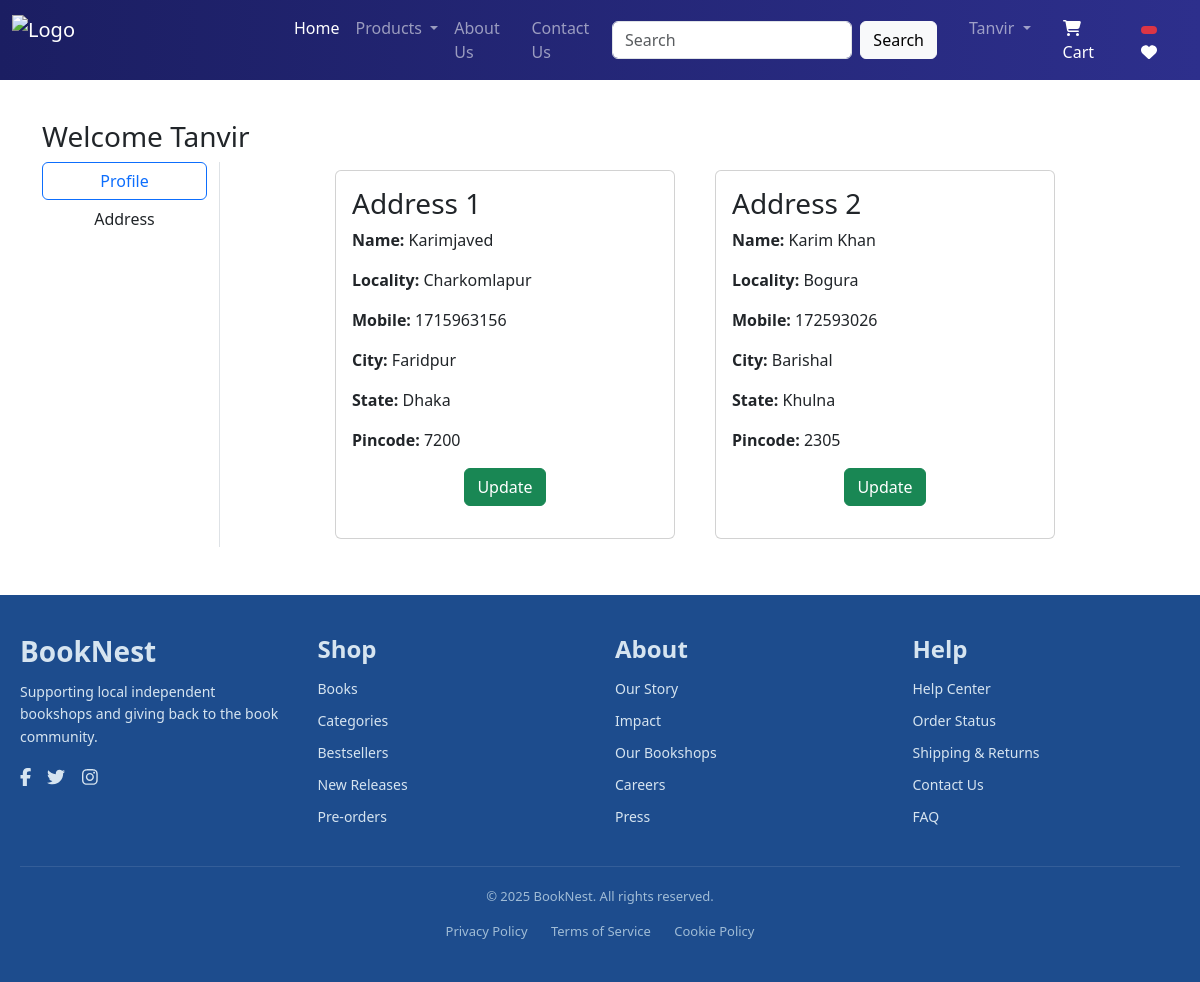
The app's page /address/ (signed in) with its own data.
### app/models.py (models this page shows, shortened)
class Customer(models.Model):
    user = models.ForeignKey(User, on_delete=models.CASCADE)
    name = models.CharField(max_length=200)
    locality = models.CharField(max_length=200)
    city = models.CharField(max_length=200)
    mobile = models.IntegerField(default=0)
    zipcode = models.IntegerField()
    state = models.CharField(choices=STATE_CHOICES, max_length=100)

### app/views.py (the view)
# urls.py: path('address/', views.address, name='address'),
def address(request):
    add = Customer.objects.filter(user=request.user)
    return render(request, 'app/address.html', locals())

### app/templates/app/address.html (shortened to what this page needs)
{% extends "app/base.html" %}
{% load static %}
{% block main-content %}
<div  class="container my-5">
    <div class="row">
        <h3>Welcome <span class="text-capitalize">{{ request.user }}</span></h3>
        <div class="col-sm-2 border-end">
            <ul class="list-unstyled">
                <li class="d-grid"><a href="{% url 'profile' %}" class="btn btn-outline-primary">Profile</a></li>
                <li class="d-grid"><a href="{% url 'address' %}" class="btn">Address</a></li>
            </ul>
        </div>
        <div class="col-sm-8 offset-sm-1">
            <div class="row">
                {% for ad in add %}
                <div class="col-sm-6">
                    <div class="card m-2">
                        <div class="card-body">
                            <h3>Address {{ forloop.counter }}</h3>
                            <p><strong>Name:</strong> {{ ad.name }}</p>
                            <p><strong>Locality:</strong> {{ ad.locality }}</p>
                            <p><strong>Mobile:</strong> {{ ad.mobile }}</p>
                            <p><strong>City:</strong> {{ ad.city }}</p>
                            <p><strong>State:</strong> {{ ad.state }}</p>
                            <p><strong>Pincode:</strong> {{ ad.zipcode }}</p>
                            <p class='text-center'>
                                <a href="{% url 'updateAddress' pk=ad.id%}" type="button" class="btn btn-success">Update</a></p>
                            </div>
                        </div>
                    </div>
                {% endfor %}
            </div>
        </div>
    </div>
</div>
{% endblock main-content %}

### app/templates/app/base.html (shortened to what this page needs)
<!DOCTYPE html>
{% load static %}
<html lang="en">
<head>
    <link href="https://cdn.jsdelivr.net/npm/bootstrap@5.3.5/dist/css/bootstrap.min.css" rel="stylesheet">
    <link rel="stylesheet" href="{% static 'app/css/owl.carousel.min.css' %}">
    <link rel="stylesheet" href="{% static 'app/css/all.min.css' %}">
    <link rel="stylesheet" href="{% static 'app/css/style.css' %}">
</head>
<body>
  <nav class="navbar navbar-expand-lg navbar-dark navbar-gradient fixed-top">
        <div class="container-fluid">
          <a class="navbar-brand d-flex align-items-center" href="/">
            <img src="{% static 'app/images/banner/BrandName.png' %}" alt="Logo" width="250" height="50" class="me-2">
        </a>
           <div class="collapse navbar-collapse" id="navbarSupportedContent">
            <ul class="navbar-nav me-auto mb-2 mb-lg-0">
              <li class="nav-item">
                <a class="nav-link active" aria-current="page" href="/">Home</a>
              </li>
              <li class="nav-item dropdown">
                <a class="nav-link dropdown-toggle" href="#" role="button" data-bs-toggle="dropdown" aria-expanded="false">
                  Products
                </a>
              </li>
              <li class="nav-item">
                <a class="nav-link" href="{% url 'about'%}">About Us</a>
              </li>
              <li class="nav-item">
                <a class="nav-link" href="{% url 'contact'%}">Contact Us</a>
              </li>
            </ul>
            <form class="d-flex" role="search" action='/search'>
              <input class="form-control me-2" type="search" placeholder="Search" aria-label="Search" name="search">
              <button class="btn btn-light" type="submit">Search</button>
            </form>
            <ul class="navbar-nav mb-2 mb-lg-0 ms-3">
              {% if request.user.is_authenticated %}
              <li class="nav-item dropdown mx-2">
                <a class="nav-link dropdown-toggle" href="#" id="profileDropdown" role="button" data-bs-toggle="dropdown" aria-expanded="false">
                  {{ request.user.username|capfirst }}
                </a>
              </li>
              <li class="nav-item mx-2">
                <a href="{% url 'showcart' %}" class="nav-link text-white position-relative">
                  <i class="fa fa-shopping-cart"></i> Cart
              </a>
              </li>
              <li class="nav-item mx-2">
                <a href="#" class="nav-link text-white">
                    <span class="badge bg-danger">
                    </span>
                    <i class="fa fa-heart"></i>
                </a>
            </li>
              {% endif %}
            </ul>
          </div>
        </div>
    </nav>
<br><br><br>
    {% block main-content %}{% endblock main-content %}
    <footer class="site-footer">
      <div class="footer-container">
        <div class="footer-section brand">
          <h3>BookNest</h3>
          <p>Supporting local independent bookshops and giving back to the book community.</p>
          <div class="social-icons">
            <a href="#"><i class="fab fa-facebook-f"></i></a>
            <a href="#"><i class="fab fa-twitter"></i></a>
            <a href="#"><i class="fab fa-instagram"></i></a>
          </div>
        </div>
        <div class="footer-section">
          <h4>Shop</h4>
          <ul>
            <li><a href="#">Books</a></li>
            <li><a href="#">Categories</a></li>
            <li><a href="#">Bestsellers</a></li>
            <li><a href="#">New Releases</a></li>
            <li><a href="#">Pre-orders</a></li>
          </ul>
        </div>
        <div class="footer-section">
          <h4>About</h4>
          <ul>
            <li><a href="#">Our Story</a></li>
            <li><a href="#">Impact</a></li>
            <li><a href="#">Our Bookshops</a></li>
            <li><a href="#">Careers</a></li>
            <li><a href="#">Press</a></li>
          </ul>
        </div>
        <div class="footer-section">
          <h4>Help</h4>
          <ul>
            <li><a href="{% url 'contact' %}">Help Center</a></li>
            <li><a href="{% url 'contact' %}">Order Status</a></li>
            <li><a href="{% url 'contact' %}">Shipping & Returns</a></li>
            <li><a href="{% url 'contact' %}">Contact Us</a></li>
            <li><a href="{% url 'contact' %}">FAQ</a></li>
          </ul>
        </div>
      </div>
      <div class="footer-bottom">
        <p>&copy; 2025 BookNest. All rights reserved.</p>
        <div class="footer-links">
          <a href="/">Privacy Policy</a>
          <a href="/">Terms of Service</a>
          <a href="/">Cookie Policy</a>
        </div>
      </div>
    </footer>
</body>
</html>

### app/static/app/css/style.css (style rules this page uses)
.navbar-gradient { background: linear-gradient(to right, #1b1e62, #2d2f8c); }
.badge.bg-danger { color: white; }
.site-footer { background-color: #1d4c8d; color: #d6e4f0; padding: 40px 20px; font-family: 'Segoe UI', sans-serif; }
.footer-container { display: flex; flex-wrap: wrap; justify-content: space-between; gap: 30px; max-width: 1200px; margin: auto; }
.footer-section { flex: 1 1 220px; }
.footer-section h3, .footer-section h4 { font-weight: 600; margin-bottom: 12px; }
.footer-section p { font-size: 14px; line-height: 1.6; }
.footer-section ul { list-style: none; padding: 0; margin: 0; }
.footer-section ul li { margin-bottom: 8px; }
.footer-section ul li a { color: #d6e4f0; text-decoration: none; font-size: 14px; }
.social-icons a { margin-right: 12px; color: #d6e4f0; font-size: 18px; text-decoration: none; }
.footer-bottom { border-top: 1px solid rgba(255, 255, 255, 0.1); margin-top: 30px; padding-top: 20px; text-align: center; font-size: 13px; color: #a0bcd6; }
.footer-links { margin-top: 10px; }
.footer-links a { margin: 0 10px; color: #a0bcd6; text-decoration: none; }

### records on screen
Customer: name "Karimjaved", locality "Charkomlapur", mobile "1715963156", city "Faridpur", state "Dhaka", zipcode "7200"
Customer: name "Karim Khan", locality "Bogura", mobile "172593026", city "Barishal", state "Khulna", zipcode "2305"

### other values on screen
{{ request.user.username|capfirst }} "Tanvir"
{{ request.user }} "Tanvir"
